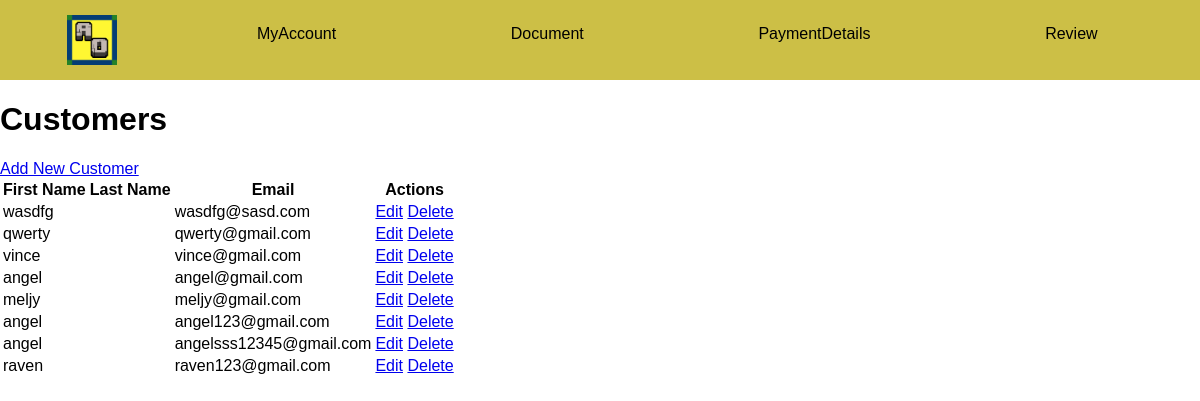
The app's page /customers/ with its own data.
### app/models.py (models this page shows, shortened)
class Customer(models.Model):
    first_name = models.CharField(max_length=50)
    last_name = models.CharField(max_length=50)
    email = models.EmailField(unique=True)
    phone_number = models.CharField(max_length=15, blank=True, null=True)
    address = models.TextField(blank=True, null=True)

### app/views.py (the view)
# urls.py: path('customers/', CustomerListView.as_view(), name='customer_list'),
class CustomerListView(ListView):
    model = Customer
    template_name = 'app/customer_list.html'
    context_object_name = 'customers'

### app/templates/app/customer_list.html
{% extends 'app/base.html' %}
{% block content %}
<h1>Customers</h1>
<a href="{% url 'customer_create' %}">Add New Customer</a>
<table>
    <tr>
        <th>First Name</th>
        <th>Last Name</th>
        <th>Email</th>
        <th>Actions</th>
    </tr>
    {% for customer in customers %}
    <tr>
        <td>{{ customer.first_name }}</td>
        <td>{{ customer.last_name }}</td>
        <td>{{ customer.email }}</td>
        <td>
            <a href="{% url 'customer_update' customer.pk %}">Edit</a>
            <a href="{% url 'customer_delete' customer.pk %}">Delete</a>
        </td>
    </tr>
    {% endfor %}
</table>
{% endblock content %}

### app/templates/app/base.html (shortened to what this page needs)
{% load static %}
<html lang="en">
<head>
    <link rel="stylesheet" href="{% static 'css/base.css'%}">
</head>
<body>
    {% include 'app/navbar.html' %}
{% block content %}
{% endblock content %}
</body>
</html>

### app/templates/app/navbar.html
{% load static %}
<nav class="navbar">
    <ul>
        <img class="logo" src="{% static 'images/logo.jpg' %}">
        <li><a href="{% url 'myaccount' %}">MyAccount</a></li>
        <li><a href="{% url 'document_list' %}">Document</a></li>
        <li><a href="{% url 'paymentdetails' %}">PaymentDetails</a></li>
        <li><a href="{% url 'review' %}">Review</a></li>
    </ul>
 </nav>

### static/css/base.css (style rules this page uses)
h1 { color: #000000; }
.logo { height: 50px; width: auto; text-align: center; }
body { background-image: url('../images/bg.png'); background-repeat: no-repeat; background-size: cover; background-position: center; font-family: Arial, sans-serif; margin: 0; padding: 0; }
.navbar { background-color: #ccbf46; color: white; padding: 15px; transition: background-color 0.3s ease; }
.navbar ul { list-style: none; margin: 0; padding: 0; display: flex; justify-content: space-around; }
.navbar ul li { padding: 10px 20px; transition: background-color 0.3s ease; }
.navbar ul li a { color: rgb(0, 0, 0); text-decoration: none; transition: background-color 0.3s, color 0.3s; padding: 10px 15px; border-radius: 5px; }

### records on screen
Customer: first_name "wasdfg", email "wasdfg@sasd.com"
Customer: first_name "qwerty", email "qwerty@gmail.com"
Customer: first_name "vince", email "vince@gmail.com"
Customer: first_name "angel", email "angel@gmail.com"
Customer: first_name "meljy", email "meljy@gmail.com"
Customer: first_name "angel", email "angel123@gmail.com"
Customer: first_name "angel", email "angelsss12345@gmail.com"
Customer: first_name "raven", email "raven123@gmail.com"
